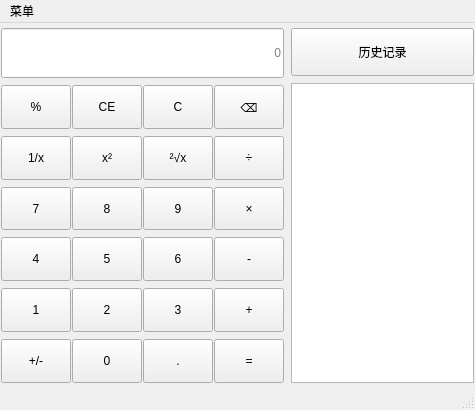
<?xml version="1.0" encoding="UTF-8"?>
<ui version="4.0">
 <class>MainWindow</class>
 <widget class="QMainWindow" name="MainWindow">
  <property name="geometry">
   <rect>
    <x>0</x>
    <y>0</y>
    <width>475</width>
    <height>410</height>
   </rect>
  </property>
  <property name="sizePolicy">
   <sizepolicy hsizetype="Minimum" vsizetype="Minimum">
    <horstretch>0</horstretch>
    <verstretch>0</verstretch>
   </sizepolicy>
  </property>
  <property name="minimumSize">
   <size>
    <width>475</width>
    <height>410</height>
   </size>
  </property>
  <property name="maximumSize">
   <size>
    <width>475</width>
    <height>410</height>
   </size>
  </property>
  <property name="windowTitle">
   <string>计算器</string>
  </property>
  <property name="windowIcon">
   <iconset>
    <normaloff>:/img/calculator.png</normaloff>:/img/calculator.png</iconset>
  </property>
  <widget class="QWidget" name="centralwidget">
   <layout class="QGridLayout" name="gridLayout_2">
    <property name="leftMargin">
     <number>1</number>
    </property>
    <property name="topMargin">
     <number>1</number>
    </property>
    <property name="rightMargin">
     <number>1</number>
    </property>
    <property name="bottomMargin">
     <number>1</number>
    </property>
    <property name="spacing">
     <number>7</number>
    </property>
    <item row="0" column="0">
     <layout class="QGridLayout" name="gridLayout_3">
      <item row="0" column="0">
       <layout class="QGridLayout" name="gridLayout">
        <item row="3" column="0">
         <layout class="QHBoxLayout" name="horizontalLayout_4">
          <property name="spacing">
           <number>1</number>
          </property>
          <item>
           <widget class="QPushButton" name="btnNum7">
            <property name="sizePolicy">
             <sizepolicy hsizetype="Minimum" vsizetype="Minimum">
              <horstretch>0</horstretch>
              <verstretch>0</verstretch>
             </sizepolicy>
            </property>
            <property name="minimumSize">
             <size>
              <width>70</width>
              <height>40</height>
             </size>
            </property>
            <property name="maximumSize">
             <size>
              <width>16777215</width>
              <height>16777215</height>
             </size>
            </property>
            <property name="text">
             <string>7</string>
            </property>
           </widget>
          </item>
          <item>
           <widget class="QPushButton" name="btnNum8">
            <property name="sizePolicy">
             <sizepolicy hsizetype="Minimum" vsizetype="Minimum">
              <horstretch>0</horstretch>
              <verstretch>0</verstretch>
             </sizepolicy>
            </property>
            <property name="minimumSize">
             <size>
              <width>70</width>
              <height>40</height>
             </size>
            </property>
            <property name="maximumSize">
             <size>
              <width>16777215</width>
              <height>16777215</height>
             </size>
            </property>
            <property name="text">
             <string>8</string>
            </property>
           </widget>
          </item>
          <item>
           <widget class="QPushButton" name="btnNum9">
            <property name="sizePolicy">
             <sizepolicy hsizetype="Minimum" vsizetype="Minimum">
              <horstretch>0</horstretch>
              <verstretch>0</verstretch>
             </sizepolicy>
            </property>
            <property name="minimumSize">
             <size>
              <width>70</width>
              <height>40</height>
             </size>
            </property>
            <property name="maximumSize">
             <size>
              <width>16777215</width>
              <height>16777215</height>
             </size>
            </property>
            <property name="text">
             <string>9</string>
            </property>
           </widget>
          </item>
          <item>
           <widget class="QPushButton" name="btnMulti">
            <property name="sizePolicy">
             <sizepolicy hsizetype="Minimum" vsizetype="Minimum">
              <horstretch>0</horstretch>
              <verstretch>0</verstretch>
             </sizepolicy>
            </property>
            <property name="minimumSize">
             <size>
              <width>70</width>
              <height>40</height>
             </size>
            </property>
            <property name="maximumSize">
             <size>
              <width>16777215</width>
              <height>16777215</height>
             </size>
            </property>
            <property name="text">
             <string>×</string>
            </property>
           </widget>
          </item>
         </layout>
        </item>
        <item row="5" column="0">
         <layout class="QHBoxLayout" name="horizontalLayout_2">
          <property name="spacing">
           <number>1</number>
          </property>
          <item>
           <widget class="QPushButton" name="btnNum1">
            <property name="sizePolicy">
             <sizepolicy hsizetype="Minimum" vsizetype="Minimum">
              <horstretch>0</horstretch>
              <verstretch>0</verstretch>
             </sizepolicy>
            </property>
            <property name="minimumSize">
             <size>
              <width>70</width>
              <height>40</height>
             </size>
            </property>
            <property name="maximumSize">
             <size>
              <width>16777215</width>
              <height>16777215</height>
             </size>
            </property>
            <property name="text">
             <string>1</string>
            </property>
           </widget>
          </item>
          <item>
           <widget class="QPushButton" name="btnNum2">
            <property name="sizePolicy">
             <sizepolicy hsizetype="Minimum" vsizetype="Minimum">
              <horstretch>0</horstretch>
              <verstretch>0</verstretch>
             </sizepolicy>
            </property>
            <property name="minimumSize">
             <size>
              <width>70</width>
              <height>40</height>
             </size>
            </property>
            <property name="maximumSize">
             <size>
              <width>16777215</width>
              <height>16777215</height>
             </size>
            </property>
            <property name="text">
             <string>2</string>
            </property>
           </widget>
          </item>
          <item>
           <widget class="QPushButton" name="btnNum3">
            <property name="sizePolicy">
             <sizepolicy hsizetype="Minimum" vsizetype="Minimum">
              <horstretch>0</horstretch>
              <verstretch>0</verstretch>
             </sizepolicy>
            </property>
            <property name="minimumSize">
             <size>
              <width>70</width>
              <height>40</height>
             </size>
            </property>
            <property name="maximumSize">
             <size>
              <width>16777215</width>
              <height>16777215</height>
             </size>
            </property>
            <property name="text">
             <string>3</string>
            </property>
           </widget>
          </item>
          <item>
           <widget class="QPushButton" name="btnAdd">
            <property name="sizePolicy">
             <sizepolicy hsizetype="Minimum" vsizetype="Minimum">
              <horstretch>0</horstretch>
              <verstretch>0</verstretch>
             </sizepolicy>
            </property>
            <property name="minimumSize">
             <size>
              <width>70</width>
              <height>40</height>
             </size>
            </property>
            <property name="maximumSize">
             <size>
              <width>16777215</width>
              <height>16777215</height>
             </size>
            </property>
            <property name="text">
             <string>+</string>
            </property>
           </widget>
          </item>
         </layout>
        </item>
        <item row="2" column="0">
         <layout class="QHBoxLayout" name="horizontalLayout_5">
          <property name="spacing">
           <number>1</number>
          </property>
          <item>
           <widget class="QPushButton" name="btnDenominator">
            <property name="sizePolicy">
             <sizepolicy hsizetype="Minimum" vsizetype="Minimum">
              <horstretch>0</horstretch>
              <verstretch>0</verstretch>
             </sizepolicy>
            </property>
            <property name="minimumSize">
             <size>
              <width>70</width>
              <height>40</height>
             </size>
            </property>
            <property name="maximumSize">
             <size>
              <width>16777215</width>
              <height>16777215</height>
             </size>
            </property>
            <property name="text">
             <string>1/x</string>
            </property>
           </widget>
          </item>
          <item>
           <widget class="QPushButton" name="btnSquare">
            <property name="sizePolicy">
             <sizepolicy hsizetype="Minimum" vsizetype="Minimum">
              <horstretch>0</horstretch>
              <verstretch>0</verstretch>
             </sizepolicy>
            </property>
            <property name="minimumSize">
             <size>
              <width>70</width>
              <height>40</height>
             </size>
            </property>
            <property name="maximumSize">
             <size>
              <width>16777215</width>
              <height>16777215</height>
             </size>
            </property>
            <property name="text">
             <string>x²</string>
            </property>
           </widget>
          </item>
          <item>
           <widget class="QPushButton" name="btnSqrt">
            <property name="sizePolicy">
             <sizepolicy hsizetype="Minimum" vsizetype="Minimum">
              <horstretch>0</horstretch>
              <verstretch>0</verstretch>
             </sizepolicy>
            </property>
            <property name="minimumSize">
             <size>
              <width>70</width>
              <height>40</height>
             </size>
            </property>
            <property name="maximumSize">
             <size>
              <width>16777215</width>
              <height>16777215</height>
             </size>
            </property>
            <property name="text">
             <string>²√x</string>
            </property>
           </widget>
          </item>
          <item>
           <widget class="QPushButton" name="btnDivide">
            <property name="sizePolicy">
             <sizepolicy hsizetype="Minimum" vsizetype="Minimum">
              <horstretch>0</horstretch>
              <verstretch>0</verstretch>
             </sizepolicy>
            </property>
            <property name="minimumSize">
             <size>
              <width>70</width>
              <height>40</height>
             </size>
            </property>
            <property name="maximumSize">
             <size>
              <width>16777215</width>
              <height>16777215</height>
             </size>
            </property>
            <property name="text">
             <string>÷</string>
            </property>
           </widget>
          </item>
         </layout>
        </item>
        <item row="6" column="0">
         <layout class="QHBoxLayout" name="horizontalLayout">
          <property name="spacing">
           <number>1</number>
          </property>
          <property name="leftMargin">
           <number>0</number>
          </property>
          <property name="topMargin">
           <number>0</number>
          </property>
          <property name="rightMargin">
           <number>0</number>
          </property>
          <property name="bottomMargin">
           <number>0</number>
          </property>
          <item>
           <widget class="QPushButton" name="btnAddMinus">
            <property name="sizePolicy">
             <sizepolicy hsizetype="Minimum" vsizetype="Minimum">
              <horstretch>0</horstretch>
              <verstretch>0</verstretch>
             </sizepolicy>
            </property>
            <property name="minimumSize">
             <size>
              <width>70</width>
              <height>40</height>
             </size>
            </property>
            <property name="maximumSize">
             <size>
              <width>16777215</width>
              <height>16777215</height>
             </size>
            </property>
            <property name="text">
             <string>+/-</string>
            </property>
           </widget>
          </item>
          <item>
           <widget class="QPushButton" name="btnNum0">
            <property name="sizePolicy">
             <sizepolicy hsizetype="Minimum" vsizetype="Minimum">
              <horstretch>0</horstretch>
              <verstretch>0</verstretch>
             </sizepolicy>
            </property>
            <property name="minimumSize">
             <size>
              <width>70</width>
              <height>40</height>
             </size>
            </property>
            <property name="maximumSize">
             <size>
              <width>16777215</width>
              <height>16777215</height>
             </size>
            </property>
            <property name="text">
             <string>0</string>
            </property>
           </widget>
          </item>
          <item>
           <widget class="QPushButton" name="btnPoint">
            <property name="sizePolicy">
             <sizepolicy hsizetype="Minimum" vsizetype="Minimum">
              <horstretch>0</horstretch>
              <verstretch>0</verstretch>
             </sizepolicy>
            </property>
            <property name="minimumSize">
             <size>
              <width>70</width>
              <height>40</height>
             </size>
            </property>
            <property name="maximumSize">
             <size>
              <width>16777215</width>
              <height>16777215</height>
             </size>
            </property>
            <property name="text">
             <string>.</string>
            </property>
           </widget>
          </item>
          <item>
           <widget class="QPushButton" name="btnEqual">
            <property name="sizePolicy">
             <sizepolicy hsizetype="Minimum" vsizetype="Minimum">
              <horstretch>0</horstretch>
              <verstretch>0</verstretch>
             </sizepolicy>
            </property>
            <property name="minimumSize">
             <size>
              <width>70</width>
              <height>40</height>
             </size>
            </property>
            <property name="maximumSize">
             <size>
              <width>16777215</width>
              <height>16777215</height>
             </size>
            </property>
            <property name="text">
             <string>=</string>
            </property>
           </widget>
          </item>
         </layout>
        </item>
        <item row="0" column="0">
         <widget class="QLineEdit" name="Display">
          <property name="sizePolicy">
           <sizepolicy hsizetype="Expanding" vsizetype="Fixed">
            <horstretch>0</horstretch>
            <verstretch>0</verstretch>
           </sizepolicy>
          </property>
          <property name="minimumSize">
           <size>
            <width>50</width>
            <height>50</height>
           </size>
          </property>
          <property name="maximumSize">
           <size>
            <width>16777215</width>
            <height>16777215</height>
           </size>
          </property>
          <property name="layoutDirection">
           <enum>Qt::LayoutDirection::LeftToRight</enum>
          </property>
          <property name="alignment">
           <set>Qt::AlignmentFlag::AlignRight|Qt::AlignmentFlag::AlignTrailing|Qt::AlignmentFlag::AlignVCenter</set>
          </property>
          <property name="placeholderText">
           <string>0</string>
          </property>
         </widget>
        </item>
        <item row="4" column="0">
         <layout class="QHBoxLayout" name="horizontalLayout_3">
          <property name="spacing">
           <number>1</number>
          </property>
          <item>
           <widget class="QPushButton" name="btnNum4">
            <property name="sizePolicy">
             <sizepolicy hsizetype="Minimum" vsizetype="Minimum">
              <horstretch>0</horstretch>
              <verstretch>0</verstretch>
             </sizepolicy>
            </property>
            <property name="minimumSize">
             <size>
              <width>70</width>
              <height>40</height>
             </size>
            </property>
            <property name="maximumSize">
             <size>
              <width>16777215</width>
              <height>16777215</height>
             </size>
            </property>
            <property name="text">
             <string>4</string>
            </property>
           </widget>
          </item>
          <item>
           <widget class="QPushButton" name="btnNum5">
            <property name="sizePolicy">
             <sizepolicy hsizetype="Minimum" vsizetype="Minimum">
              <horstretch>0</horstretch>
              <verstretch>0</verstretch>
             </sizepolicy>
            </property>
            <property name="minimumSize">
             <size>
              <width>70</width>
              <height>40</height>
             </size>
            </property>
            <property name="maximumSize">
             <size>
              <width>16777215</width>
              <height>16777215</height>
             </size>
            </property>
            <property name="text">
             <string>5</string>
            </property>
           </widget>
          </item>
          <item>
           <widget class="QPushButton" name="btnNum6">
            <property name="sizePolicy">
             <sizepolicy hsizetype="Minimum" vsizetype="Minimum">
              <horstretch>0</horstretch>
              <verstretch>0</verstretch>
             </sizepolicy>
            </property>
            <property name="minimumSize">
             <size>
              <width>70</width>
              <height>40</height>
             </size>
            </property>
            <property name="maximumSize">
             <size>
              <width>16777215</width>
              <height>16777215</height>
             </size>
            </property>
            <property name="text">
             <string>6</string>
            </property>
           </widget>
          </item>
          <item>
           <widget class="QPushButton" name="btnMinus">
            <property name="sizePolicy">
             <sizepolicy hsizetype="Minimum" vsizetype="Minimum">
              <horstretch>0</horstretch>
              <verstretch>0</verstretch>
             </sizepolicy>
            </property>
            <property name="minimumSize">
             <size>
              <width>70</width>
              <height>40</height>
             </size>
            </property>
            <property name="maximumSize">
             <size>
              <width>16777215</width>
              <height>16777215</height>
             </size>
            </property>
            <property name="text">
             <string>-</string>
            </property>
           </widget>
          </item>
         </layout>
        </item>
        <item row="1" column="0">
         <layout class="QHBoxLayout" name="horizontalLayout_6">
          <property name="spacing">
           <number>1</number>
          </property>
          <item>
           <widget class="QPushButton" name="btnPercent">
            <property name="sizePolicy">
             <sizepolicy hsizetype="Minimum" vsizetype="Minimum">
              <horstretch>0</horstretch>
              <verstretch>0</verstretch>
             </sizepolicy>
            </property>
            <property name="minimumSize">
             <size>
              <width>70</width>
              <height>40</height>
             </size>
            </property>
            <property name="maximumSize">
             <size>
              <width>16777215</width>
              <height>16777215</height>
             </size>
            </property>
            <property name="text">
             <string>%</string>
            </property>
            <property name="iconSize">
             <size>
              <width>30</width>
              <height>30</height>
             </size>
            </property>
           </widget>
          </item>
          <item>
           <widget class="QPushButton" name="btnCE">
            <property name="sizePolicy">
             <sizepolicy hsizetype="Minimum" vsizetype="Minimum">
              <horstretch>0</horstretch>
              <verstretch>0</verstretch>
             </sizepolicy>
            </property>
            <property name="minimumSize">
             <size>
              <width>70</width>
              <height>40</height>
             </size>
            </property>
            <property name="maximumSize">
             <size>
              <width>16777215</width>
              <height>16777215</height>
             </size>
            </property>
            <property name="text">
             <string>CE</string>
            </property>
           </widget>
          </item>
          <item>
           <widget class="QPushButton" name="btnC">
            <property name="sizePolicy">
             <sizepolicy hsizetype="Minimum" vsizetype="Minimum">
              <horstretch>0</horstretch>
              <verstretch>0</verstretch>
             </sizepolicy>
            </property>
            <property name="minimumSize">
             <size>
              <width>70</width>
              <height>40</height>
             </size>
            </property>
            <property name="maximumSize">
             <size>
              <width>16777215</width>
              <height>16777215</height>
             </size>
            </property>
            <property name="text">
             <string>C</string>
            </property>
           </widget>
          </item>
          <item>
           <widget class="QPushButton" name="btnDelete">
            <property name="sizePolicy">
             <sizepolicy hsizetype="Minimum" vsizetype="Minimum">
              <horstretch>0</horstretch>
              <verstretch>0</verstretch>
             </sizepolicy>
            </property>
            <property name="minimumSize">
             <size>
              <width>70</width>
              <height>40</height>
             </size>
            </property>
            <property name="maximumSize">
             <size>
              <width>16777215</width>
              <height>16777215</height>
             </size>
            </property>
            <property name="text">
             <string>⌫</string>
            </property>
           </widget>
          </item>
         </layout>
        </item>
       </layout>
      </item>
      <item row="0" column="1">
       <layout class="QVBoxLayout" name="verticalLayout_2">
        <item>
         <widget class="QPushButton" name="pushButton">
          <property name="sizePolicy">
           <sizepolicy hsizetype="Expanding" vsizetype="Fixed">
            <horstretch>0</horstretch>
            <verstretch>0</verstretch>
           </sizepolicy>
          </property>
          <property name="minimumSize">
           <size>
            <width>100</width>
            <height>48</height>
           </size>
          </property>
          <property name="maximumSize">
           <size>
            <width>16777215</width>
            <height>16777215</height>
           </size>
          </property>
          <property name="text">
           <string>历史记录</string>
          </property>
         </widget>
        </item>
        <item>
         <widget class="QTextEdit" name="HistoryText">
          <property name="sizePolicy">
           <sizepolicy hsizetype="Expanding" vsizetype="Fixed">
            <horstretch>0</horstretch>
            <verstretch>0</verstretch>
           </sizepolicy>
          </property>
          <property name="minimumSize">
           <size>
            <width>100</width>
            <height>300</height>
           </size>
          </property>
          <property name="maximumSize">
           <size>
            <width>16777215</width>
            <height>16777215</height>
           </size>
          </property>
         </widget>
        </item>
       </layout>
      </item>
     </layout>
    </item>
   </layout>
  </widget>
  <widget class="QStatusBar" name="statusbar"/>
  <widget class="QMenuBar" name="menuBar">
   <property name="geometry">
    <rect>
     <x>0</x>
     <y>0</y>
     <width>475</width>
     <height>25</height>
    </rect>
   </property>
   <widget class="QMenu" name="menu">
    <property name="title">
     <string>菜单</string>
    </property>
    <property name="icon">
     <iconset resource="rsc.qrc">
      <normaloff>:/img/Menu.svg</normaloff>:/img/Menu.svg</iconset>
    </property>
    <addaction name="Standard"/>
    <addaction name="Science"/>
    <addaction name="Programmer"/>
    <addaction name="Date"/>
    <addaction name="separator"/>
    <addaction name="Currency"/>
    <addaction name="Capacity"/>
   </widget>
   <addaction name="menu"/>
  </widget>
  <action name="Standard">
   <property name="icon">
    <iconset resource="rsc.qrc">
     <normaloff>:/img/Standard.svg</normaloff>:/img/Standard.svg</iconset>
   </property>
   <property name="text">
    <string>标准</string>
   </property>
  </action>
  <action name="Science">
   <property name="icon">
    <iconset resource="rsc.qrc">
     <normaloff>:/img/Science.svg</normaloff>:/img/Science.svg</iconset>
   </property>
   <property name="text">
    <string>科学</string>
   </property>
   <property name="menuRole">
    <enum>QAction::MenuRole::NoRole</enum>
   </property>
  </action>
  <action name="Programmer">
   <property name="icon">
    <iconset resource="rsc.qrc">
     <normaloff>:/img/Programmer.svg</normaloff>:/img/Programmer.svg</iconset>
   </property>
   <property name="text">
    <string>程序员</string>
   </property>
   <property name="menuRole">
    <enum>QAction::MenuRole::NoRole</enum>
   </property>
  </action>
  <action name="Currency">
   <property name="icon">
    <iconset resource="rsc.qrc">
     <normaloff>:/img/Currency.svg</normaloff>:/img/Currency.svg</iconset>
   </property>
   <property name="text">
    <string>货币</string>
   </property>
   <property name="menuRole">
    <enum>QAction::MenuRole::NoRole</enum>
   </property>
  </action>
  <action name="Capacity">
   <property name="icon">
    <iconset resource="rsc.qrc">
     <normaloff>:/img/Capacity.svg</normaloff>:/img/Capacity.svg</iconset>
   </property>
   <property name="text">
    <string>容量</string>
   </property>
   <property name="menuRole">
    <enum>QAction::MenuRole::NoRole</enum>
   </property>
  </action>
  <action name="Date">
   <property name="icon">
    <iconset resource="rsc.qrc">
     <normaloff>:/img/Date.svg</normaloff>:/img/Date.svg</iconset>
   </property>
   <property name="text">
    <string>日期计算</string>
   </property>
   <property name="menuRole">
    <enum>QAction::MenuRole::NoRole</enum>
   </property>
  </action>
 </widget>
 <resources>
  <include location="rsc.qrc"/>
 </resources>
 <connections/>
</ui>
